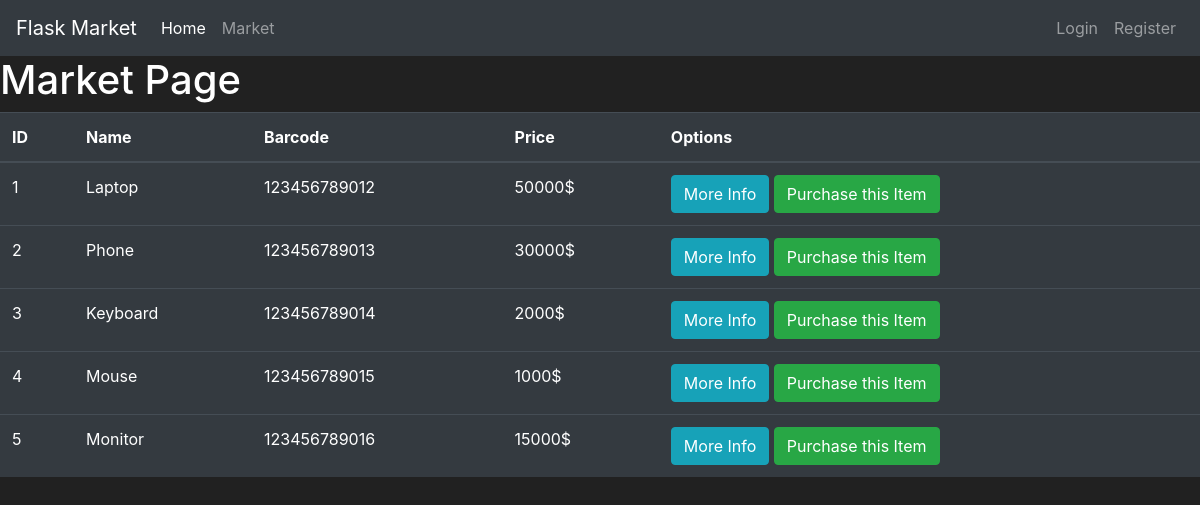
/market, run on the app's committed database.
### Market/models.py (models this page shows)
class Item(db.Model):
    id=db.Column(db.Integer(),primary_key=True)
    name=db.Column(db.String(length=30),nullable=False,unique=True)
    price=db.Column(db.Integer(),nullable=False)
    barcode=db.Column(db.String(length=12),nullable=False,unique=True)
    description=db.Column(db.String(length=10240),nullable=False,unique=True)
    owner=db.Column(db.Integer(),db.ForeignKey('user.id'))

### Market/routes.py (the view)
@app.route('/market')
def market_page():
    items = Item.query.all()
    return render_template('market.html',items=items)

### Market/templates/market.html (shortened to what this page needs)
{% extends 'base.html'%}
{% block content%}
<h1>Market Page</h1>
    <table class="table table-hover table-dark">
        <thead>
            <tr>
                <th scope="col">ID</th>
                <th scope="col">Name</th>
                <th scope="col">Barcode</th>
                <th scope="col">Price</th>
                <th scope="col">Options</th>
            </tr>
        </thead>
        <tbody>
            {% for item in items %}
                <tr>
                    <td>{{ item.id }}</td>
                    <td>{{ item.name }}</td>
                    <td>{{ item.barcode }}</td>
                    <td>{{ item.price }}$</td>
                    <td>
                        <button class="btn btn-outline btn-info">More Info</button>
                        <button class="btn btn-outline btn-success">Purchase this Item</button>
                    </td>
                </tr>
            {% endfor %}
        </tbody>
    </table>
{%endblock%}

### Market/templates/base.html (shortened to what this page needs)
<!doctype html>
<html lang="en">
   <head>
      <link rel="stylesheet" href="https://cdn.jsdelivr.net/npm/bootstrap@4.5.3/dist/css/bootstrap.min.css">
   </head>
   <body>
    <nav class="navbar navbar-expand-md navbar-dark bg-dark">
      <a class="navbar-brand" href="#">Flask Market</a>
      <div class="collapse navbar-collapse" id="navbarNav">
        <ul class="navbar-nav mr-auto">
            <li class="nav-item active">
                <a class="nav-link" href="{{ url_for('home_page') }}">Home <span class="sr-only">(current)</span></a>
            </li>
            <li class="nav-item">
                <a class="nav-link" href="{{ url_for('market_page') }}">Market</a>
            </li>
        </ul>
        <ul class="navbar-nav">
            <li class="nav-item">
                <a class="nav-link" href="{{ url_for('login_page') }}">Login</a>
            </li>
            <li class="nav-item">
                <a class="nav-link" href="{{ url_for('register_page') }}">Register</a>
            </li>
        </ul>
      </div>
    </nav>
      {% block content %}
      {% endblock %}
   </body>
</html>

### Market/templates/base.html (style rules this page uses)
body { background-color: #212121; color: white }

### data on the page
Item: id "1", name "Laptop", barcode "123456789012", price "50000"
Item: id "2", name "Phone", barcode "123456789013", price "30000"
Item: id "3", name "Keyboard", barcode "123456789014", price "2000"
Item: id "4", name "Mouse", barcode "123456789015", price "1000"
Item: id "5", name "Monitor", barcode "123456789016", price "15000"
